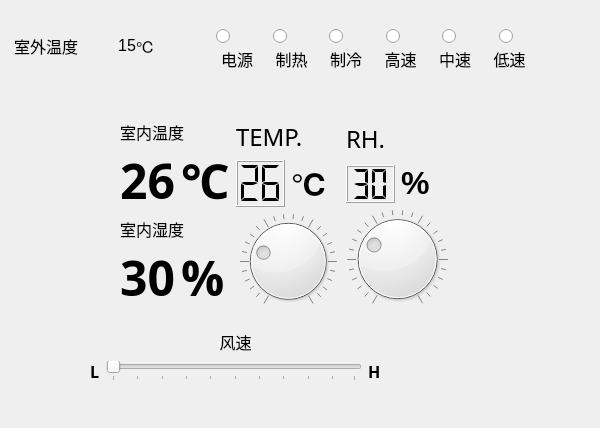
<?xml version="1.0" encoding="UTF-8"?>
<ui version="4.0">
 <class>air_Dialog</class>
 <widget class="QDialog" name="air_Dialog">
  <property name="geometry">
   <rect>
    <x>0</x>
    <y>0</y>
    <width>600</width>
    <height>428</height>
   </rect>
  </property>
  <property name="windowTitle">
   <string>Dialog</string>
  </property>
  <widget class="QWidget" name="layoutWidget">
   <property name="geometry">
    <rect>
     <x>120</x>
     <y>120</y>
     <width>329</width>
     <height>189</height>
    </rect>
   </property>
   <layout class="QHBoxLayout" name="horizontalLayout_9">
    <item>
     <layout class="QVBoxLayout" name="verticalLayout_4" stretch="1,2,1,0">
      <item>
       <widget class="QLabel" name="label">
        <property name="font">
         <font>
          <pointsize>12</pointsize>
         </font>
        </property>
        <property name="text">
         <string>室内温度</string>
        </property>
       </widget>
      </item>
      <item>
       <layout class="QHBoxLayout" name="horizontalLayout_5">
        <item>
         <widget class="QLabel" name="label_temp">
          <property name="font">
           <font>
            <family>宋体</family>
            <pointsize>36</pointsize>
            <weight>75</weight>
            <bold>true</bold>
           </font>
          </property>
          <property name="text">
           <string>26</string>
          </property>
          <property name="alignment">
           <set>Qt::AlignRight|Qt::AlignTrailing|Qt::AlignVCenter</set>
          </property>
         </widget>
        </item>
        <item>
         <widget class="QLabel" name="label_4">
          <property name="font">
           <font>
            <family>宋体</family>
            <pointsize>36</pointsize>
            <weight>75</weight>
            <bold>true</bold>
           </font>
          </property>
          <property name="text">
           <string>℃</string>
          </property>
         </widget>
        </item>
       </layout>
      </item>
      <item>
       <widget class="QLabel" name="label_2">
        <property name="font">
         <font>
          <pointsize>12</pointsize>
         </font>
        </property>
        <property name="text">
         <string>室内湿度</string>
        </property>
       </widget>
      </item>
      <item>
       <layout class="QHBoxLayout" name="horizontalLayout_8">
        <item>
         <widget class="QLabel" name="label_temp_2">
          <property name="font">
           <font>
            <family>宋体</family>
            <pointsize>36</pointsize>
            <weight>75</weight>
            <bold>true</bold>
           </font>
          </property>
          <property name="text">
           <string>30</string>
          </property>
          <property name="alignment">
           <set>Qt::AlignRight|Qt::AlignTrailing|Qt::AlignVCenter</set>
          </property>
         </widget>
        </item>
        <item>
         <widget class="QLabel" name="label_10">
          <property name="font">
           <font>
            <family>宋体</family>
            <pointsize>36</pointsize>
            <weight>75</weight>
            <bold>true</bold>
           </font>
          </property>
          <property name="text">
           <string>%</string>
          </property>
         </widget>
        </item>
       </layout>
      </item>
     </layout>
    </item>
    <item>
     <layout class="QVBoxLayout" name="verticalLayout_2">
      <item>
       <widget class="QLabel" name="label_6">
        <property name="font">
         <font>
          <family>Algerian</family>
         </font>
        </property>
        <property name="text">
         <string>&lt;html&gt;&lt;head/&gt;&lt;body&gt;&lt;p&gt;&lt;span style=&quot; font-size:18pt;&quot;&gt;TEMP.&lt;/span&gt;&lt;/p&gt;&lt;/body&gt;&lt;/html&gt;</string>
        </property>
       </widget>
      </item>
      <item>
       <layout class="QHBoxLayout" name="horizontalLayout_2">
        <item>
         <widget class="QLCDNumber" name="lcdNumber_2">
          <property name="digitCount">
           <number>2</number>
          </property>
          <property name="segmentStyle">
           <enum>QLCDNumber::Flat</enum>
          </property>
          <property name="intValue" stdset="0">
           <number>26</number>
          </property>
         </widget>
        </item>
        <item>
         <widget class="QLabel" name="label_5">
          <property name="text">
           <string>&lt;html&gt;&lt;head/&gt;&lt;body&gt;&lt;p&gt;&lt;span style=&quot; font-size:24pt; font-weight:600;&quot;&gt;℃&lt;/span&gt;&lt;/p&gt;&lt;/body&gt;&lt;/html&gt;</string>
          </property>
         </widget>
        </item>
       </layout>
      </item>
      <item>
       <widget class="QDial" name="dialTemp">
        <property name="value">
         <number>26</number>
        </property>
        <property name="orientation">
         <enum>Qt::Horizontal</enum>
        </property>
        <property name="wrapping">
         <bool>false</bool>
        </property>
        <property name="notchesVisible">
         <bool>true</bool>
        </property>
       </widget>
      </item>
     </layout>
    </item>
    <item>
     <layout class="QHBoxLayout" name="horizontalLayout_4">
      <item>
       <layout class="QVBoxLayout" name="verticalLayout">
        <item>
         <widget class="QLabel" name="label_9">
          <property name="font">
           <font>
            <family>Algerian</family>
           </font>
          </property>
          <property name="text">
           <string>&lt;html&gt;&lt;head/&gt;&lt;body&gt;&lt;p&gt;&lt;span style=&quot; font-size:18pt;&quot;&gt;RH.&lt;/span&gt;&lt;/p&gt;&lt;/body&gt;&lt;/html&gt;</string>
          </property>
         </widget>
        </item>
        <item>
         <layout class="QHBoxLayout" name="horizontalLayout_3">
          <item>
           <widget class="QLCDNumber" name="lcdNumber">
            <property name="font">
             <font>
              <family>Agency FB</family>
              <pointsize>12</pointsize>
             </font>
            </property>
            <property name="smallDecimalPoint">
             <bool>false</bool>
            </property>
            <property name="digitCount">
             <number>2</number>
            </property>
            <property name="segmentStyle">
             <enum>QLCDNumber::Flat</enum>
            </property>
            <property name="intValue" stdset="0">
             <number>30</number>
            </property>
           </widget>
          </item>
          <item>
           <widget class="QLabel" name="label_3">
            <property name="text">
             <string>&lt;html&gt;&lt;head/&gt;&lt;body&gt;&lt;p&gt;&lt;span style=&quot; font-size:24pt; font-weight:600;&quot;&gt;%&lt;/span&gt;&lt;/p&gt;&lt;/body&gt;&lt;/html&gt;</string>
            </property>
           </widget>
          </item>
         </layout>
        </item>
        <item>
         <widget class="QDial" name="dialRh">
          <property name="value">
           <number>30</number>
          </property>
          <property name="orientation">
           <enum>Qt::Horizontal</enum>
          </property>
          <property name="wrapping">
           <bool>false</bool>
          </property>
          <property name="notchesVisible">
           <bool>true</bool>
          </property>
         </widget>
        </item>
       </layout>
      </item>
     </layout>
    </item>
   </layout>
  </widget>
  <widget class="QWidget" name="layoutWidget_2">
   <property name="geometry">
    <rect>
     <x>10</x>
     <y>10</y>
     <width>581</width>
     <height>61</height>
    </rect>
   </property>
   <layout class="QHBoxLayout" name="horizontalLayout" stretch="1,3">
    <property name="spacing">
     <number>0</number>
    </property>
    <property name="topMargin">
     <number>10</number>
    </property>
    <item>
     <layout class="QHBoxLayout" name="horizontalLayout_22" stretch="4,2,1,1">
      <property name="spacing">
       <number>0</number>
      </property>
      <item>
       <widget class="QLabel" name="label_14">
        <property name="font">
         <font>
          <pointsize>12</pointsize>
         </font>
        </property>
        <property name="text">
         <string>室外温度</string>
        </property>
        <property name="alignment">
         <set>Qt::AlignCenter</set>
        </property>
       </widget>
      </item>
      <item>
       <widget class="QLabel" name="label_15">
        <property name="font">
         <font>
          <pointsize>12</pointsize>
         </font>
        </property>
        <property name="styleSheet">
         <string notr="true">border-image: url(:/weather/image/clear_to_overcast.png);</string>
        </property>
        <property name="text">
         <string/>
        </property>
       </widget>
      </item>
      <item>
       <widget class="QLabel" name="label_16">
        <property name="font">
         <font>
          <pointsize>12</pointsize>
         </font>
        </property>
        <property name="text">
         <string>15</string>
        </property>
        <property name="alignment">
         <set>Qt::AlignRight|Qt::AlignTrailing|Qt::AlignVCenter</set>
        </property>
       </widget>
      </item>
      <item>
       <widget class="QLabel" name="label_17">
        <property name="font">
         <font>
          <pointsize>12</pointsize>
         </font>
        </property>
        <property name="text">
         <string>℃</string>
        </property>
       </widget>
      </item>
     </layout>
    </item>
    <item>
     <layout class="QVBoxLayout" name="verticalLayout_7" stretch="1,2,0">
      <property name="spacing">
       <number>0</number>
      </property>
      <item>
       <layout class="QHBoxLayout" name="horizontalLayout_29">
        <item>
         <spacer name="verticalSpacer">
          <property name="orientation">
           <enum>Qt::Vertical</enum>
          </property>
          <property name="sizeHint" stdset="0">
           <size>
            <width>20</width>
            <height>40</height>
           </size>
          </property>
         </spacer>
        </item>
       </layout>
      </item>
      <item>
       <layout class="QHBoxLayout" name="horizontalLayout_19" stretch="0,1,1,1,1,1,1,1">
        <property name="spacing">
         <number>0</number>
        </property>
        <property name="rightMargin">
         <number>0</number>
        </property>
        <item>
         <spacer name="horizontalSpacer_5">
          <property name="orientation">
           <enum>Qt::Horizontal</enum>
          </property>
          <property name="sizeHint" stdset="0">
           <size>
            <width>40</width>
            <height>20</height>
           </size>
          </property>
         </spacer>
        </item>
        <item>
         <layout class="QHBoxLayout" name="horizontalLayout_26">
          <property name="spacing">
           <number>0</number>
          </property>
          <item>
           <spacer name="horizontalSpacer_14">
            <property name="orientation">
             <enum>Qt::Horizontal</enum>
            </property>
            <property name="sizeHint" stdset="0">
             <size>
              <width>40</width>
              <height>20</height>
             </size>
            </property>
           </spacer>
          </item>
          <item>
           <widget class="QRadioButton" name="radioButton">
            <property name="text">
             <string/>
            </property>
           </widget>
          </item>
          <item>
           <spacer name="horizontalSpacer_15">
            <property name="orientation">
             <enum>Qt::Horizontal</enum>
            </property>
            <property name="sizeHint" stdset="0">
             <size>
              <width>40</width>
              <height>20</height>
             </size>
            </property>
           </spacer>
          </item>
         </layout>
        </item>
        <item>
         <layout class="QHBoxLayout" name="horizontalLayout_24">
          <item>
           <spacer name="horizontalSpacer_9">
            <property name="orientation">
             <enum>Qt::Horizontal</enum>
            </property>
            <property name="sizeHint" stdset="0">
             <size>
              <width>40</width>
              <height>20</height>
             </size>
            </property>
           </spacer>
          </item>
          <item>
           <widget class="QRadioButton" name="radioButton_3">
            <property name="text">
             <string/>
            </property>
           </widget>
          </item>
          <item>
           <spacer name="horizontalSpacer_16">
            <property name="orientation">
             <enum>Qt::Horizontal</enum>
            </property>
            <property name="sizeHint" stdset="0">
             <size>
              <width>40</width>
              <height>20</height>
             </size>
            </property>
           </spacer>
          </item>
         </layout>
        </item>
        <item>
         <layout class="QHBoxLayout" name="horizontalLayout_21">
          <item>
           <spacer name="horizontalSpacer_10">
            <property name="orientation">
             <enum>Qt::Horizontal</enum>
            </property>
            <property name="sizeHint" stdset="0">
             <size>
              <width>40</width>
              <height>20</height>
             </size>
            </property>
           </spacer>
          </item>
          <item>
           <widget class="QRadioButton" name="radioButton_4">
            <property name="text">
             <string/>
            </property>
           </widget>
          </item>
          <item>
           <spacer name="horizontalSpacer_17">
            <property name="orientation">
             <enum>Qt::Horizontal</enum>
            </property>
            <property name="sizeHint" stdset="0">
             <size>
              <width>40</width>
              <height>20</height>
             </size>
            </property>
           </spacer>
          </item>
         </layout>
        </item>
        <item>
         <layout class="QHBoxLayout" name="horizontalLayout_23">
          <item>
           <spacer name="horizontalSpacer_11">
            <property name="orientation">
             <enum>Qt::Horizontal</enum>
            </property>
            <property name="sizeHint" stdset="0">
             <size>
              <width>40</width>
              <height>20</height>
             </size>
            </property>
           </spacer>
          </item>
          <item>
           <widget class="QRadioButton" name="radioButton_5">
            <property name="text">
             <string/>
            </property>
           </widget>
          </item>
          <item>
           <spacer name="horizontalSpacer_18">
            <property name="orientation">
             <enum>Qt::Horizontal</enum>
            </property>
            <property name="sizeHint" stdset="0">
             <size>
              <width>40</width>
              <height>20</height>
             </size>
            </property>
           </spacer>
          </item>
         </layout>
        </item>
        <item>
         <layout class="QHBoxLayout" name="horizontalLayout_28">
          <item>
           <spacer name="horizontalSpacer_19">
            <property name="orientation">
             <enum>Qt::Horizontal</enum>
            </property>
            <property name="sizeHint" stdset="0">
             <size>
              <width>40</width>
              <height>20</height>
             </size>
            </property>
           </spacer>
          </item>
          <item>
           <widget class="QRadioButton" name="radioButton_2">
            <property name="text">
             <string/>
            </property>
           </widget>
          </item>
          <item>
           <spacer name="horizontalSpacer_20">
            <property name="orientation">
             <enum>Qt::Horizontal</enum>
            </property>
            <property name="sizeHint" stdset="0">
             <size>
              <width>40</width>
              <height>20</height>
             </size>
            </property>
           </spacer>
          </item>
         </layout>
        </item>
        <item>
         <layout class="QHBoxLayout" name="horizontalLayout_27">
          <item>
           <spacer name="horizontalSpacer_12">
            <property name="orientation">
             <enum>Qt::Horizontal</enum>
            </property>
            <property name="sizeHint" stdset="0">
             <size>
              <width>40</width>
              <height>20</height>
             </size>
            </property>
           </spacer>
          </item>
          <item>
           <widget class="QRadioButton" name="radioButton_6">
            <property name="text">
             <string/>
            </property>
           </widget>
          </item>
          <item>
           <spacer name="horizontalSpacer_21">
            <property name="orientation">
             <enum>Qt::Horizontal</enum>
            </property>
            <property name="sizeHint" stdset="0">
             <size>
              <width>40</width>
              <height>20</height>
             </size>
            </property>
           </spacer>
          </item>
         </layout>
        </item>
        <item>
         <spacer name="horizontalSpacer_6">
          <property name="orientation">
           <enum>Qt::Horizontal</enum>
          </property>
          <property name="sizeHint" stdset="0">
           <size>
            <width>40</width>
            <height>20</height>
           </size>
          </property>
         </spacer>
        </item>
       </layout>
      </item>
      <item>
       <layout class="QHBoxLayout" name="horizontalLayout_18" stretch="1,1,1,1,1,1,1,1">
        <item>
         <spacer name="horizontalSpacer_7">
          <property name="orientation">
           <enum>Qt::Horizontal</enum>
          </property>
          <property name="sizeHint" stdset="0">
           <size>
            <width>40</width>
            <height>20</height>
           </size>
          </property>
         </spacer>
        </item>
        <item>
         <widget class="QLabel" name="label_19">
          <property name="font">
           <font>
            <pointsize>12</pointsize>
           </font>
          </property>
          <property name="text">
           <string>电源</string>
          </property>
          <property name="alignment">
           <set>Qt::AlignHCenter|Qt::AlignTop</set>
          </property>
         </widget>
        </item>
        <item>
         <widget class="QLabel" name="label_18">
          <property name="font">
           <font>
            <pointsize>12</pointsize>
           </font>
          </property>
          <property name="text">
           <string>制热</string>
          </property>
          <property name="alignment">
           <set>Qt::AlignHCenter|Qt::AlignTop</set>
          </property>
         </widget>
        </item>
        <item>
         <widget class="QLabel" name="label_20">
          <property name="font">
           <font>
            <pointsize>12</pointsize>
           </font>
          </property>
          <property name="text">
           <string>制冷</string>
          </property>
          <property name="alignment">
           <set>Qt::AlignHCenter|Qt::AlignTop</set>
          </property>
         </widget>
        </item>
        <item>
         <widget class="QLabel" name="label_21">
          <property name="font">
           <font>
            <pointsize>12</pointsize>
           </font>
          </property>
          <property name="text">
           <string>高速</string>
          </property>
          <property name="alignment">
           <set>Qt::AlignHCenter|Qt::AlignTop</set>
          </property>
         </widget>
        </item>
        <item>
         <widget class="QLabel" name="label_22">
          <property name="font">
           <font>
            <pointsize>12</pointsize>
           </font>
          </property>
          <property name="text">
           <string>中速</string>
          </property>
          <property name="alignment">
           <set>Qt::AlignHCenter|Qt::AlignTop</set>
          </property>
         </widget>
        </item>
        <item>
         <widget class="QLabel" name="label_23">
          <property name="font">
           <font>
            <pointsize>12</pointsize>
           </font>
          </property>
          <property name="text">
           <string>低速</string>
          </property>
          <property name="alignment">
           <set>Qt::AlignHCenter|Qt::AlignTop</set>
          </property>
         </widget>
        </item>
        <item>
         <spacer name="horizontalSpacer_8">
          <property name="orientation">
           <enum>Qt::Horizontal</enum>
          </property>
          <property name="sizeHint" stdset="0">
           <size>
            <width>40</width>
            <height>20</height>
           </size>
          </property>
         </spacer>
        </item>
       </layout>
      </item>
     </layout>
    </item>
   </layout>
  </widget>
  <widget class="QWidget" name="layoutWidget_3">
   <property name="geometry">
    <rect>
     <x>90</x>
     <y>330</y>
     <width>291</width>
     <height>53</height>
    </rect>
   </property>
   <layout class="QVBoxLayout" name="verticalLayout_3">
    <item>
     <widget class="QLabel" name="label_7">
      <property name="font">
       <font>
        <pointsize>12</pointsize>
       </font>
      </property>
      <property name="text">
       <string>风速</string>
      </property>
      <property name="alignment">
       <set>Qt::AlignCenter</set>
      </property>
     </widget>
    </item>
    <item>
     <layout class="QHBoxLayout" name="horizontalLayout_6">
      <item>
       <widget class="QLabel" name="label_8">
        <property name="font">
         <font>
          <family>Arial Black</family>
          <pointsize>12</pointsize>
          <weight>75</weight>
          <bold>true</bold>
         </font>
        </property>
        <property name="text">
         <string>L</string>
        </property>
       </widget>
      </item>
      <item>
       <widget class="QSlider" name="horizontalSlider">
        <property name="sliderPosition">
         <number>0</number>
        </property>
        <property name="orientation">
         <enum>Qt::Horizontal</enum>
        </property>
        <property name="invertedAppearance">
         <bool>false</bool>
        </property>
        <property name="invertedControls">
         <bool>false</bool>
        </property>
        <property name="tickPosition">
         <enum>QSlider::TicksBelow</enum>
        </property>
       </widget>
      </item>
      <item>
       <widget class="QLabel" name="label_11">
        <property name="font">
         <font>
          <family>Arial Black</family>
          <pointsize>12</pointsize>
          <weight>75</weight>
          <bold>true</bold>
         </font>
        </property>
        <property name="text">
         <string>H</string>
        </property>
       </widget>
      </item>
     </layout>
    </item>
   </layout>
  </widget>
 </widget>
 <resources/>
 <connections>
  <connection>
   <sender>dialRh</sender>
   <signal>valueChanged(int)</signal>
   <receiver>lcdNumber</receiver>
   <slot>display(int)</slot>
   <hints>
    <hint type="sourcelabel">
     <x>397</x>
     <y>261</y>
    </hint>
    <hint type="destinationlabel">
     <x>368</x>
     <y>189</y>
    </hint>
   </hints>
  </connection>
  <connection>
   <sender>dialTemp</sender>
   <signal>valueChanged(int)</signal>
   <receiver>lcdNumber_2</receiver>
   <slot>display(int)</slot>
   <hints>
    <hint type="sourcelabel">
     <x>296</x>
     <y>262</y>
    </hint>
    <hint type="destinationlabel">
     <x>267</x>
     <y>188</y>
    </hint>
   </hints>
  </connection>
 </connections>
</ui>
